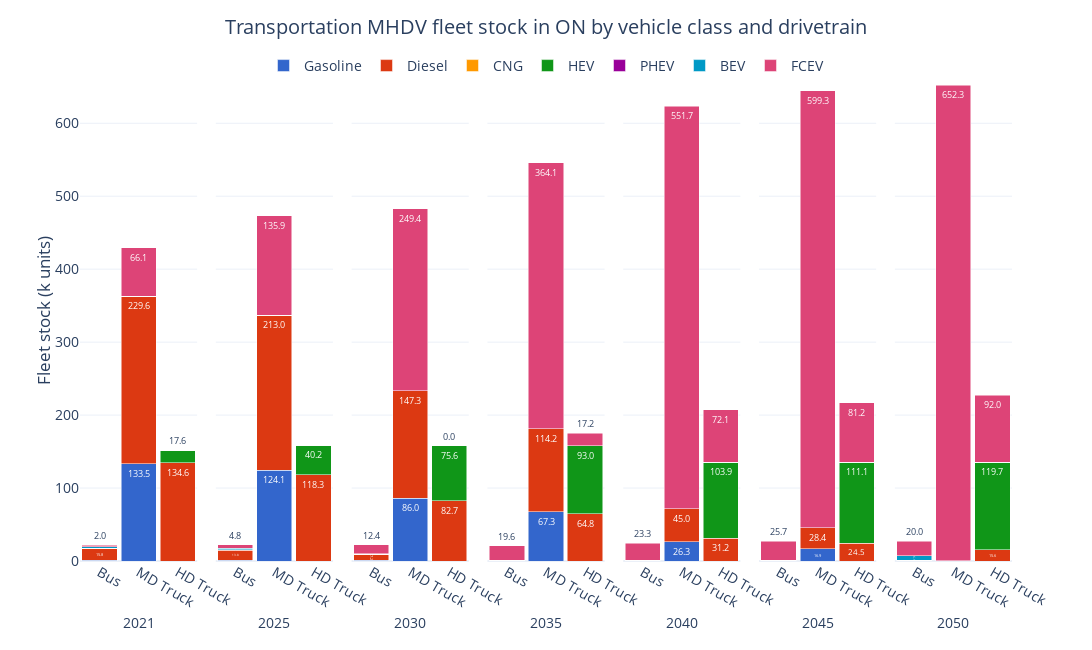

Notebook source saved alongside this figure:
### Code cell
ref_fig = ref_trncap[ref_trncap['Vehicle Class'].isin(['MD Truck', 'HD Truck', 'Bus'])][['Period', 'Vehicle Class', 'Capacity (M units)', 'Carrier']].groupby(['Period', 'Vehicle Class', 'Carrier'], as_index=False).sum()
ref_fig['Capacity (k units)'] = ref_fig['Capacity (M units)']*1E3

ref_fig['Carrier'] = pd.Categorical(ref_fig['Carrier'], categories=drivetrain_order, ordered=True)
ref_fig = ref_fig.sort_values(['Carrier', 'Period'])

fig = px.bar(ref_fig, 
             x='Vehicle Class', 
             y='Capacity (k units)', 
             color='Carrier', 
             barmode='stack', 
             facet_col='Period',
             facet_col_spacing=2E-2,
             template='plotly_white',
             color_discrete_sequence=px.colors.qualitative.G10[:7] + px.colors.qualitative.G10[8:],
             text_auto='.1f',
            #  text='Demand (PJ)_sum'
             width=1150, height=650,
             )

fig.update_layout(title=dict(
        text='Transportation MHDV fleet stock in ON by vehicle class and drivetrain',
        x=0.5, 
        y=0.97,
        xanchor='center',
        yanchor='top'
    ),
    xaxis=dict(title='Period'),
    yaxis=dict(title='Fleet stock (k units)',
               dtick=100),
    yaxis_title_standoff=0,
    legend_title_text='',
    bargap=0.1,
    legend=dict(
        orientation='h',  
        yanchor='top',
        y=1.02,  
        xanchor='center',
        x=0.5),
    font=dict(
        # family="Open Sans",
        size=14)
    )

for annotation in fig.layout.annotations:
    annotation.text = annotation.text.split('=')[1]
    annotation.y = -0.1  
    annotation.yanchor = 'top' 

for axis in fig.layout:
    if axis.startswith('xaxis'):
        fig.layout[axis].title.text = ''

fig.for_each_trace(lambda trace: trace.update(textfont=dict(size=9)))

fig.show()

### Figure 1 — Plotly figure (JSON) as saved in the notebook; plotly's stock layout.template omitted (floating-point values rounded to 4 significant figures)
{"data": [{"hovertemplate": "Carrier=Gasoline<br>Period=2021<br>Vehicle Class=%{x}<br>Capacity (k units)=%{y}<extra></extra>", "legendgroup": "Gasoline", "marker": {"color": "#3366CC", "pattern": {"shape": ""}}, "name": "Gasoline", "orientation": "v", "showlegend": true, "textfont": {"size": 9}, "textposition": "auto", "texttemplate": "%{y:.1f}", "type": "bar", "x": ["Bus", "MD Truck"], "xaxis": "x", "y": [1.129, 133.5], "yaxis": "y"}, {"hovertemplate": "Carrier=Gasoline<br>Period=2025<br>Vehicle Class=%{x}<br>Capacity (k units)=%{y}<extra></extra>", "legendgroup": "Gasoline", "marker": {"color": "#3366CC", "pattern": {"shape": ""}}, "name": "Gasoline", "orientation": "v", "showlegend": false, "textfont": {"size": 9}, "textposition": "auto", "texttemplate": "%{y:.1f}", "type": "bar", "x": ["Bus", "MD Truck"], "xaxis": "x2", "y": [1.24, 124.1], "yaxis": "y2"}, {"hovertemplate": "Carrier=Gasoline<br>Period=2030<br>Vehicle Class=%{x}<br>Capacity (k units)=%{y}<extra></extra>", "legendgroup": "Gasoline", "marker": {"color": "#3366CC", "pattern": {"shape": ""}}, "name": "Gasoline", "orientation": "v", "showlegend": false, "textfont": {"size": 9}, "textposition": "auto", "texttemplate": "%{y:.1f}", "type": "bar", "x": ["Bus", "MD Truck"], "xaxis": "x3", "y": [1.361, 86.04], "yaxis": "y3"}, {"hovertemplate": "Carrier=Gasoline<br>Period=2035<br>Vehicle Class=%{x}<br>Capacity (k units)=%{y}<extra></extra>", "legendgroup": "Gasoline", "marker": {"color": "#3366CC", "pattern": {"shape": ""}}, "name": "Gasoline", "orientation": "v", "showlegend": false, "textfont": {"size": 9}, "textposition": "auto", "texttemplate": "%{y:.1f}", "type": "bar", "x": ["Bus", "MD Truck"], "xaxis": "x4", "y": [1.075, 67.27], "yaxis": "y4"}, {"hovertemplate": "Carrier=Gasoline<br>Period=2040<br>Vehicle Class=%{x}<br>Capacity (k units)=%{y}<extra></extra>", "legendgroup": "Gasoline", "marker": {"color": "#3366CC", "pattern": {"shape": ""}}, "name": "Gasoline", "orientation": "v", "showlegend": false, "textfont": {"size": 9}, "textposition": "auto", "texttemplate": "%{y:.1f}", "type": "bar", "x": ["Bus", "MD Truck"], "xaxis": "x5", "y": [0.952, 26.33], "yaxis": "y5"}, {"hovertemplate": "Carrier=Gasoline<br>Period=2045<br>Vehicle Class=%{x}<br>Capacity (k units)=%{y}<extra></extra>", "legendgroup": "Gasoline", "marker": {"color": "#3366CC", "pattern": {"shape": ""}}, "name": "Gasoline", "orientation": "v", "showlegend": false, "textfont": {"size": 9}, "textposition": "auto", "texttemplate": "%{y:.1f}", "type": "bar", "x": ["Bus", "MD Truck"], "xaxis": "x6", "y": [1.067, 16.95], "yaxis": "y6"}, {"hovertemplate": "Carrier=Gasoline<br>Period=2050<br>Vehicle Class=%{x}<br>Capacity (k units)=%{y}<extra></extra>", "legendgroup": "Gasoline", "marker": {"color": "#3366CC", "pattern": {"shape": ""}}, "name": "Gasoline", "orientation": "v", "showlegend": false, "textfont": {"size": 9}, "textposition": "auto", "texttemplate": "%{y:.1f}", "type": "bar", "x": ["Bus", "MD Truck"], "xaxis": "x7", "y": [1.077, 0.0], "yaxis": "y7"}, {"hovertemplate": "Carrier=Diesel<br>Period=2021<br>Vehicle Class=%{x}<br>Capacity (k units)=%{y}<extra></extra>", "legendgroup": "Diesel", "marker": {"color": "#DC3912", "pattern": {"shape": ""}}, "name": "Diesel", "orientation": "v", "showlegend": true, "textfont": {"size": 9}, "textposition": "auto", "texttemplate": "%{y:.1f}", "type": "bar", "x": ["Bus", "HD Truck", "MD Truck"], "xaxis": "x", "y": [15.84, 134.6, 229.6], "yaxis": "y"}, {"hovertemplate": "Carrier=Diesel<br>Period=2025<br>Vehicle Class=%{x}<br>Capacity (k units)=%{y}<extra></extra>", "legendgroup": "Diesel", "marker": {"color": "#DC3912", "pattern": {"shape": ""}}, "name": "Diesel", "orientation": "v", "showlegend": false, "textfont": {"size": 9}, "textposition": "auto", "texttemplate": "%{y:.1f}", "type": "bar", "x": ["Bus", "HD Truck", "MD Truck"], "xaxis": "x2", "y": [13.8, 118.3, 213.0], "yaxis": "y2"}, {"hovertemplate": "Carrier=Diesel<br>Period=2030<br>Vehicle Class=%{x}<br>Capacity (k units)=%{y}<extra></extra>", "legendgroup": "Diesel", "marker": {"color": "#DC3912", "pattern": {"shape": ""}}, "name": "Diesel", "orientation": "v", "showlegend": false, "textfont": {"size": 9}, "textposition": "auto", "texttemplate": "%{y:.1f}", "type": "bar", "x": ["Bus", "HD Truck", "MD Truck"], "xaxis": "x3", "y": [7.219, 82.67, 147.3], "yaxis": "y3"}, {"hovertemplate": "Carrier=Diesel<br>Period=2035<br>Vehicle Class=%{x}<br>Capacity (k units)=%{y}<extra></extra>", "legendgroup": "Diesel", "marker": {"color": "#DC3912", "pattern": {"shape": ""}}, "name": "Diesel", "orientation": "v", "showlegend": false, "textfont": {"size": 9}, "textposition": "auto", "texttemplate": "%{y:.1f}", "type": "bar", "x": ["Bus", "HD Truck", "MD Truck"], "xaxis": "x4", "y": [0.0, 64.84, 114.2], "yaxis": "y4"}, {"hovertemplate": "Carrier=Diesel<br>Period=2040<br>Vehicle Class=%{x}<br>Capacity (k units)=%{y}<extra></extra>", "legendgroup": "Diesel", "marker": {"color": "#DC3912", "pattern": {"shape": ""}}, "name": "Diesel", "orientation": "v", "showlegend": false, "textfont": {"size": 9}, "textposition": "auto", "texttemplate": "%{y:.1f}", "type": "bar", "x": ["Bus", "HD Truck", "MD Truck"], "xaxis": "x5", "y": [0.0, 31.2, 44.97], "yaxis": "y5"}, {"hovertemplate": "Carrier=Diesel<br>Period=2045<br>Vehicle Class=%{x}<br>Capacity (k units)=%{y}<extra></extra>", "legendgroup": "Diesel", "marker": {"color": "#DC3912", "pattern": {"shape": ""}}, "name": "Diesel", "orientation": "v", "showlegend": false, "textfont": {"size": 9}, "textposition": "auto", "texttemplate": "%{y:.1f}", "type": "bar", "x": ["Bus", "HD Truck", "MD Truck"], "xaxis": "x6", "y": [0.0, 24.51, 28.43], "yaxis": "y6"}, {"hovertemplate": "Carrier=Diesel<br>Period=2050<br>Vehicle Class=%{x}<br>Capacity (k units)=%{y}<extra></extra>", "legendgroup": "Diesel", "marker": {"color": "#DC3912", "pattern": {"shape": ""}}, "name": "Diesel", "orientation": "v", "showlegend": false, "textfont": {"size": 9}, "textposition": "auto", "texttemplate": "%{y:.1f}", "type": "bar", "x": ["Bus", "HD Truck", "MD Truck"], "xaxis": "x7", "y": [0.0, 15.6, 0.0], "yaxis": "y7"}, {"hovertemplate": "Carrier=CNG<br>Period=2021<br>Vehicle Class=%{x}<br>Capacity (k units)=%{y}<extra></extra>", "legendgroup": "CNG", "marker": {"color": "#FF9900", "pattern": {"shape": ""}}, "name": "CNG", "orientation": "v", "showlegend": true, "textfont": {"size": 9}, "textposition": "auto", "texttemplate": "%{y:.1f}", "type": "bar", "x": ["Bus"], "xaxis": "x", "y": [0.654], "yaxis": "y"}, {"hovertemplate": "Carrier=CNG<br>Period=2025<br>Vehicle Class=%{x}<br>Capacity (k units)=%{y}<extra></extra>", "legendgroup": "CNG", "marker": {"color": "#FF9900", "pattern": {"shape": ""}}, "name": "CNG", "orientation": "v", "showlegend": false, "textfont": {"size": 9}, "textposition": "auto", "texttemplate": "%{y:.1f}", "type": "bar", "x": ["Bus"], "xaxis": "x2", "y": [0.6378], "yaxis": "y2"}, {"hovertemplate": "Carrier=CNG<br>Period=2030<br>Vehicle Class=%{x}<br>Capacity (k units)=%{y}<extra></extra>", "legendgroup": "CNG", "marker": {"color": "#FF9900", "pattern": {"shape": ""}}, "name": "CNG", "orientation": "v", "showlegend": false, "textfont": {"size": 9}, "textposition": "auto", "texttemplate": "%{y:.1f}", "type": "bar", "x": ["Bus"], "xaxis": "x3", "y": [0.5708], "yaxis": "y3"}, {"hovertemplate": "Carrier=CNG<br>Period=2035<br>Vehicle Class=%{x}<br>Capacity (k units)=%{y}<extra></extra>", "legendgroup": "CNG", "marker": {"color": "#FF9900", "pattern": {"shape": ""}}, "name": "CNG", "orientation": "v", "showlegend": false, "textfont": {"size": 9}, "textposition": "auto", "texttemplate": "%{y:.1f}", "type": "bar", "x": ["Bus"], "xaxis": "x4", "y": [0.0], "yaxis": "y4"}, {"hovertemplate": "Carrier=CNG<br>Period=2040<br>Vehicle Class=%{x}<br>Capacity (k units)=%{y}<extra></extra>", "legendgroup": "CNG", "marker": {"color": "#FF9900", "pattern": {"shape": ""}}, "name": "CNG", "orientation": "v", "showlegend": false, "textfont": {"size": 9}, "textposition": "auto", "texttemplate": "%{y:.1f}", "type": "bar", "x": ["Bus"], "xaxis": "x5", "y": [0.0], "yaxis": "y5"}, {"hovertemplate": "Carrier=CNG<br>Period=2045<br>Vehicle Class=%{x}<br>Capacity (k units)=%{y}<extra></extra>", "legendgroup": "CNG", "marker": {"color": "#FF9900", "pattern": {"shape": ""}}, "name": "CNG", "orientation": "v", "showlegend": false, "textfont": {"size": 9}, "textposition": "auto", "texttemplate": "%{y:.1f}", "type": "bar", "x": ["Bus"], "xaxis": "x6", "y": [0.0], "yaxis": "y6"}, {"hovertemplate": "Carrier=CNG<br>Period=2050<br>Vehicle Class=%{x}<br>Capacity (k units)=%{y}<extra></extra>", "legendgroup": "CNG", "marker": {"color": "#FF9900", "pattern": {"shape": ""}}, "name": "CNG", "orientation": "v", "showlegend": false, "textfont": {"size": 9}, "textposition": "auto", "texttemplate": "%{y:.1f}", "type": "bar", "x": ["Bus"], "xaxis": "x7", "y": [0.0], "yaxis": "y7"}, {"hovertemplate": "Carrier=HEV<br>Period=2021<br>Vehicle Class=%{x}<br>Capacity (k units)=%{y}<extra></extra>", "legendgroup": "HEV", "marker": {"color": "#109618", "pattern": {"shape": ""}}, "name": "HEV", "orientation": "v", "showlegend": true, "textfont": {"size": 9}, "textposition": "auto", "texttemplate": "%{y:.1f}", "type": "bar", "x": ["Bus", "HD Truck", "MD Truck"], "xaxis": "x", "y": [1.889e-05, 17.6, 0.0], "yaxis": "y"}, {"hovertemplate": "Carrier=HEV<br>Period=2025<br>Vehicle Class=%{x}<br>Capacity (k units)=%{y}<extra></extra>", "legendgroup": "HEV", "marker": {"color": "#109618", "pattern": {"shape": ""}}, "name": "HEV", "orientation": "v", "showlegend": false, "textfont": {"size": 9}, "textposition": "auto", "texttemplate": "%{y:.1f}", "type": "bar", "x": ["Bus", "HD Truck", "MD Truck"], "xaxis": "x2", "y": [1.889e-05, 40.2, 0.0], "yaxis": "y2"}, {"hovertemplate": "Carrier=HEV<br>Period=2030<br>Vehicle Class=%{x}<br>Capacity (k units)=%{y}<extra></extra>", "legendgroup": "HEV", "marker": {"color": "#109618", "pattern": {"shape": ""}}, "name": "HEV", "orientation": "v", "showlegend": false, "textfont": {"size": 9}, "textposition": "auto", "texttemplate": "%{y:.1f}", "type": "bar", "x": ["Bus", "HD Truck", "MD Truck"], "xaxis": "x3", "y": [1.889e-05, 75.62, 0.0], "yaxis": "y3"}, {"hovertemplate": "Carrier=HEV<br>Period=2035<br>Vehicle Class=%{x}<br>Capacity (k units)=%{y}<extra></extra>", "legendgroup": "HEV", "marker": {"color": "#109618", "pattern": {"shape": ""}}, "name": "HEV", "orientation": "v", "showlegend": false, "textfont": {"size": 9}, "textposition": "auto", "texttemplate": "%{y:.1f}", "type": "bar", "x": ["Bus", "HD Truck", "MD Truck"], "xaxis": "x4", "y": [0.0, 92.99, 0.0], "yaxis": "y4"}, {"hovertemplate": "Carrier=HEV<br>Period=2040<br>Vehicle Class=%{x}<br>Capacity (k units)=%{y}<extra></extra>", "legendgroup": "HEV", "marker": {"color": "#109618", "pattern": {"shape": ""}}, "name": "HEV", "orientation": "v", "showlegend": false, "textfont": {"size": 9}, "textposition": "auto", "texttemplate": "%{y:.1f}", "type": "bar", "x": ["Bus", "HD Truck", "MD Truck"], "xaxis": "x5", "y": [0.0, 103.9, 0.0], "yaxis": "y5"}, {"hovertemplate": "Carrier=HEV<br>Period=2045<br>Vehicle Class=%{x}<br>Capacity (k units)=%{y}<extra></extra>", "legendgroup": "HEV", "marker": {"color": "#109618", "pattern": {"shape": ""}}, "name": "HEV", "orientation": "v", "showlegend": false, "textfont": {"size": 9}, "textposition": "auto", "texttemplate": "%{y:.1f}", "type": "bar", "x": ["Bus", "HD Truck", "MD Truck"], "xaxis": "x6", "y": [0.0, 111.1, 0.0], "yaxis": "y6"}, {"hovertemplate": "Carrier=HEV<br>Period=2050<br>Vehicle Class=%{x}<br>Capacity (k units)=%{y}<extra></extra>", "legendgroup": "HEV", "marker": {"color": "#109618", "pattern": {"shape": ""}}, "name": "HEV", "orientation": "v", "showlegend": false, "textfont": {"size": 9}, "textposition": "auto", "texttemplate": "%{y:.1f}", "type": "bar", "x": ["Bus", "HD Truck", "MD Truck"], "xaxis": "x7", "y": [0.0, 119.7, 0.0], "yaxis": "y7"}, {"hovertemplate": "Carrier=PHEV<br>Period=2021<br>Vehicle Class=%{x}<br>Capacity (k units)=%{y}<extra></extra>", "legendgroup": "PHEV", "marker": {"color": "#990099", "pattern": {"shape": ""}}, "name": "PHEV", "orientation": "v", "showlegend": true, "textfont": {"size": 9}, "textposition": "auto", "texttemplate": "%{y:.1f}", "type": "bar", "x": ["Bus", "HD Truck", "MD Truck"], "xaxis": "x", "y": [0.0, 0.0, 0.0], "yaxis": "y"}, {"hovertemplate": "Carrier=PHEV<br>Period=2025<br>Vehicle Class=%{x}<br>Capacity (k units)=%{y}<extra></extra>", "legendgroup": "PHEV", "marker": {"color": "#990099", "pattern": {"shape": ""}}, "name": "PHEV", "orientation": "v", "showlegend": false, "textfont": {"size": 9}, "textposition": "auto", "texttemplate": "%{y:.1f}", "type": "bar", "x": ["Bus", "HD Truck", "MD Truck"], "xaxis": "x2", "y": [0.0, 0.0, 0.0], "yaxis": "y2"}, {"hovertemplate": "Carrier=PHEV<br>Period=2030<br>Vehicle Class=%{x}<br>Capacity (k units)=%{y}<extra></extra>", "legendgroup": "PHEV", "marker": {"color": "#990099", "pattern": {"shape": ""}}, "name": "PHEV", "orientation": "v", "showlegend": false, "textfont": {"size": 9}, "textposition": "auto", "texttemplate": "%{y:.1f}", "type": "bar", "x": ["Bus", "HD Truck", "MD Truck"], "xaxis": "x3", "y": [0.0, 0.0, 0.0], "yaxis": "y3"}, {"hovertemplate": "Carrier=PHEV<br>Period=2035<br>Vehicle Class=%{x}<br>Capacity (k units)=%{y}<extra></extra>", "legendgroup": "PHEV", "marker": {"color": "#990099", "pattern": {"shape": ""}}, "name": "PHEV", "orientation": "v", "showlegend": false, "textfont": {"size": 9}, "textposition": "auto", "texttemplate": "%{y:.1f}", "type": "bar", "x": ["Bus", "HD Truck", "MD Truck"], "xaxis": "x4", "y": [0.0, 0.0, 0.0], "yaxis": "y4"}, {"hovertemplate": "Carrier=PHEV<br>Period=2040<br>Vehicle Class=%{x}<br>Capacity (k units)=%{y}<extra></extra>", "legendgroup": "PHEV", "marker": {"color": "#990099", "pattern": {"shape": ""}}, "name": "PHEV", "orientation": "v", "showlegend": false, "textfont": {"size": 9}, "textposition": "auto", "texttemplate": "%{y:.1f}", "type": "bar", "x": ["Bus", "HD Truck", "MD Truck"], "xaxis": "x5", "y": [0.0, 0.0, 0.0], "yaxis": "y5"}, {"hovertemplate": "Carrier=PHEV<br>Period=2045<br>Vehicle Class=%{x}<br>Capacity (k units)=%{y}<extra></extra>", "legendgroup": "PHEV", "marker": {"color": "#990099", "pattern": {"shape": ""}}, "name": "PHEV", "orientation": "v", "showlegend": false, "textfont": {"size": 9}, "textposition": "auto", "texttemplate": "%{y:.1f}", "type": "bar", "x": ["Bus", "HD Truck", "MD Truck"], "xaxis": "x6", "y": [0.0, 0.0, 0.0], "yaxis": "y6"}, {"hovertemplate": "Carrier=PHEV<br>Period=2050<br>Vehicle Class=%{x}<br>Capacity (k units)=%{y}<extra></extra>", "legendgroup": "PHEV", "marker": {"color": "#990099", "pattern": {"shape": ""}}, "name": "PHEV", "orientation": "v", "showlegend": false, "textfont": {"size": 9}, "textposition": "auto", "texttemplate": "%{y:.1f}", "type": "bar", "x": ["Bus", "HD Truck", "MD Truck"], "xaxis": "x7", "y": [0.0, 0.0, 0.0], "yaxis": "y7"}, {"hovertemplate": "Carrier=BEV<br>Period=2021<br>Vehicle Class=%{x}<br>Capacity (k units)=%{y}<extra></extra>", "legendgroup": "BEV", "marker": {"color": "#0099C6", "pattern": {"shape": ""}}, "name": "BEV", "orientation": "v", "showlegend": true, "textfont": {"size": 9}, "textposition": "auto", "texttemplate": "%{y:.1f}", "type": "bar", "x": ["Bus", "HD Truck", "MD Truck"], "xaxis": "x", "y": [1.733, 0.0, 0.0], "yaxis": "y"}, {"hovertemplate": "Carrier=BEV<br>Period=2025<br>Vehicle Class=%{x}<br>Capacity (k units)=%{y}<extra></extra>", "legendgroup": "BEV", "marker": {"color": "#0099C6", "pattern": {"shape": ""}}, "name": "BEV", "orientation": "v", "showlegend": false, "textfont": {"size": 9}, "textposition": "auto", "texttemplate": "%{y:.1f}", "type": "bar", "x": ["Bus", "HD Truck", "MD Truck"], "xaxis": "x2", "y": [1.56, 0.0, 0.0003601], "yaxis": "y2"}, {"hovertemplate": "Carrier=BEV<br>Period=2030<br>Vehicle Class=%{x}<br>Capacity (k units)=%{y}<extra></extra>", "legendgroup": "BEV", "marker": {"color": "#0099C6", "pattern": {"shape": ""}}, "name": "BEV", "orientation": "v", "showlegend": false, "textfont": {"size": 9}, "textposition": "auto", "texttemplate": "%{y:.1f}", "type": "bar", "x": ["Bus", "HD Truck", "MD Truck"], "xaxis": "x3", "y": [0.9701, 0.0, 0.0014], "yaxis": "y3"}, {"hovertemplate": "Carrier=BEV<br>Period=2035<br>Vehicle Class=%{x}<br>Capacity (k units)=%{y}<extra></extra>", "legendgroup": "BEV", "marker": {"color": "#0099C6", "pattern": {"shape": ""}}, "name": "BEV", "orientation": "v", "showlegend": false, "textfont": {"size": 9}, "textposition": "auto", "texttemplate": "%{y:.1f}", "type": "bar", "x": ["Bus", "HD Truck", "MD Truck"], "xaxis": "x4", "y": [0.0005406, 0.0, 0.003523], "yaxis": "y4"}, {"hovertemplate": "Carrier=BEV<br>Period=2040<br>Vehicle Class=%{x}<br>Capacity (k units)=%{y}<extra></extra>", "legendgroup": "BEV", "marker": {"color": "#0099C6", "pattern": {"shape": ""}}, "name": "BEV", "orientation": "v", "showlegend": false, "textfont": {"size": 9}, "textposition": "auto", "texttemplate": "%{y:.1f}", "type": "bar", "x": ["Bus", "HD Truck", "MD Truck"], "xaxis": "x5", "y": [0.001963, 0.0, 0.005087], "yaxis": "y5"}, {"hovertemplate": "Carrier=BEV<br>Period=2045<br>Vehicle Class=%{x}<br>Capacity (k units)=%{y}<extra></extra>", "legendgroup": "BEV", "marker": {"color": "#0099C6", "pattern": {"shape": ""}}, "name": "BEV", "orientation": "v", "showlegend": false, "textfont": {"size": 9}, "textposition": "auto", "texttemplate": "%{y:.1f}", "type": "bar", "x": ["Bus", "HD Truck", "MD Truck"], "xaxis": "x6", "y": [0.005906, 0.0, 0.0056], "yaxis": "y6"}, {"hovertemplate": "Carrier=BEV<br>Period=2050<br>Vehicle Class=%{x}<br>Capacity (k units)=%{y}<extra></extra>", "legendgroup": "BEV", "marker": {"color": "#0099C6", "pattern": {"shape": ""}}, "name": "BEV", "orientation": "v", "showlegend": false, "textfont": {"size": 9}, "textposition": "auto", "texttemplate": "%{y:.1f}", "type": "bar", "x": ["Bus", "HD Truck", "MD Truck"], "xaxis": "x7", "y": [6.055, 0.0, 0.01282], "yaxis": "y7"}, {"hovertemplate": "Carrier=FCEV<br>Period=2021<br>Vehicle Class=%{x}<br>Capacity (k units)=%{y}<extra></extra>", "legendgroup": "FCEV", "marker": {"color": "#DD4477", "pattern": {"shape": ""}}, "name": "FCEV", "orientation": "v", "showlegend": true, "textfont": {"size": 9}, "textposition": "auto", "texttemplate": "%{y:.1f}", "type": "bar", "x": ["Bus", "HD Truck", "MD Truck"], "xaxis": "x", "y": [2.042, 0.0, 66.1], "yaxis": "y"}, {"hovertemplate": "Carrier=FCEV<br>Period=2025<br>Vehicle Class=%{x}<br>Capacity (k units)=%{y}<extra></extra>", "legendgroup": "FCEV", "marker": {"color": "#DD4477", "pattern": {"shape": ""}}, "name": "FCEV", "orientation": "v", "showlegend": false, "textfont": {"size": 9}, "textposition": "auto", "texttemplate": "%{y:.1f}", "type": "bar", "x": ["Bus", "HD Truck", "MD Truck"], "xaxis": "x2", "y": [4.807, 1.168e-05, 135.9], "yaxis": "y2"}, {"hovertemplate": "Carrier=FCEV<br>Period=2030<br>Vehicle Class=%{x}<br>Capacity (k units)=%{y}<extra></extra>", "legendgroup": "FCEV", "marker": {"color": "#DD4477", "pattern": {"shape": ""}}, "name": "FCEV", "orientation": "v", "showlegend": false, "textfont": {"size": 9}, "textposition": "auto", "texttemplate": "%{y:.1f}", "type": "bar", "x": ["Bus", "HD Truck", "MD Truck"], "xaxis": "x3", "y": [12.36, 0.008324, 249.4], "yaxis": "y3"}, {"hovertemplate": "Carrier=FCEV<br>Period=2035<br>Vehicle Class=%{x}<br>Capacity (k units)=%{y}<extra></extra>", "legendgroup": "FCEV", "marker": {"color": "#DD4477", "pattern": {"shape": ""}}, "name": "FCEV", "orientation": "v", "showlegend": false, "textfont": {"size": 9}, "textposition": "auto", "texttemplate": "%{y:.1f}", "type": "bar", "x": ["Bus", "HD Truck", "MD Truck"], "xaxis": "x4", "y": [19.61, 17.18, 364.1], "yaxis": "y4"}, {"hovertemplate": "Carrier=FCEV<br>Period=2040<br>Vehicle Class=%{x}<br>Capacity (k units)=%{y}<extra></extra>", "legendgroup": "FCEV", "marker": {"color": "#DD4477", "pattern": {"shape": ""}}, "name": "FCEV", "orientation": "v", "showlegend": false, "textfont": {"size": 9}, "textposition": "auto", "texttemplate": "%{y:.1f}", "type": "bar", "x": ["Bus", "HD Truck", "MD Truck"], "xaxis": "x5", "y": [23.34, 72.07, 551.7], "yaxis": "y5"}, {"hovertemplate": "Carrier=FCEV<br>Period=2045<br>Vehicle Class=%{x}<br>Capacity (k units)=%{y}<extra></extra>", "legendgroup": "FCEV", "marker": {"color": "#DD4477", "pattern": {"shape": ""}}, "name": "FCEV", "orientation": "v", "showlegend": false, "textfont": {"size": 9}, "textposition": "auto", "texttemplate": "%{y:.1f}", "type": "bar", "x": ["Bus", "HD Truck", "MD Truck"], "xaxis": "x6", "y": [25.67, 81.15, 599.3], "yaxis": "y6"}, {"hovertemplate": "Carrier=FCEV<br>Period=2050<br>Vehicle Class=%{x}<br>Capacity (k units)=%{y}<extra></extra>", "legendgroup": "FCEV", "marker": {"color": "#DD4477", "pattern": {"shape": ""}}, "name": "FCEV", "orientation": "v", "showlegend": false, "textfont": {"size": 9}, "textposition": "auto", "texttemplate": "%{y:.1f}", "type": "bar", "x": ["Bus", "HD Truck", "MD Truck"], "xaxis": "x7", "y": [19.99, 92.0, 652.3], "yaxis": "y7"}], "layout": {"annotations": [{"font": {}, "showarrow": false, "text": "2021", "x": 0.06286, "xanchor": "center", "xref": "paper", "y": -0.1, "yanchor": "top", "yref": "paper"}, {"font": {}, "showarrow": false, "text": "2025", "x": 0.2086, "xanchor": "center", "xref": "paper", "y": -0.1, "yanchor": "top", "yref": "paper"}, {"font": {}, "showarrow": false, "text": "2030", "x": 0.3543, "xanchor": "center", "xref": "paper", "y": -0.1, "yanchor": "top", "yref": "paper"}, {"font": {}, "showarrow": false, "text": "2035", "x": 0.5, "xanchor": "center", "xref": "paper", "y": -0.1, "yanchor": "top", "yref": "paper"}, {"font": {}, "showarrow": false, "text": "2040", "x": 0.6457, "xanchor": "center", "xref": "paper", "y": -0.1, "yanchor": "top", "yref": "paper"}, {"font": {}, "showarrow": false, "text": "2045", "x": 0.7914, "xanchor": "center", "xref": "paper", "y": -0.1, "yanchor": "top", "yref": "paper"}, {"font": {}, "showarrow": false, "text": "2050", "x": 0.9371, "xanchor": "center", "xref": "paper", "y": -0.1, "yanchor": "top", "yref": "paper"}], "bargap": 0.1, "barmode": "stack", "font": {"size": 14}, "height": 650, "legend": {"orientation": "h", "title": {"text": ""}, "tracegroupgap": 0, "x": 0.5, "xanchor": "center", "y": 1.02, "yanchor": "top"}, "margin": {"t": 60}, "title": {"text": "Transportation MHDV fleet stock in ON by vehicle class and drivetrain", "x": 0.5, "xanchor": "center", "y": 0.97, "yanchor": "top"}, "width": 1150, "xaxis": {"anchor": "y", "domain": [0, 0.1257], "title": {"text": ""}}, "xaxis2": {"anchor": "y2", "domain": [0.1457, 0.2714], "matches": "x", "title": {"text": ""}}, "xaxis3": {"anchor": "y3", "domain": [0.2914, 0.4171], "matches": "x", "title": {"text": ""}}, "xaxis4": {"anchor": "y4", "domain": [0.4371, 0.5629], "matches": "x", "title": {"text": ""}}, "xaxis5": {"anchor": "y5", "domain": [0.5829, 0.7086], "matches": "x", "title": {"text": ""}}, "xaxis6": {"anchor": "y6", "domain": [0.7286, 0.8543], "matches": "x", "title": {"text": ""}}, "xaxis7": {"anchor": "y7", "domain": [0.8743, 1.0], "matches": "x", "title": {"text": ""}}, "yaxis": {"anchor": "x", "domain": [0, 1], "dtick": 100, "title": {"standoff": 0, "text": "Fleet stock (k units)"}}, "yaxis2": {"anchor": "x2", "domain": [0, 1], "matches": "y", "showticklabels": false}, "yaxis3": {"anchor": "x3", "domain": [0, 1], "matches": "y", "showticklabels": false}, "yaxis4": {"anchor": "x4", "domain": [0, 1], "matches": "y", "showticklabels": false}, "yaxis5": {"anchor": "x5", "domain": [0, 1], "matches": "y", "showticklabels": false}, "yaxis6": {"anchor": "x6", "domain": [0, 1], "matches": "y", "showticklabels": false}, "yaxis7": {"anchor": "x7", "domain": [0, 1], "matches": "y", "showticklabels": false}}}
